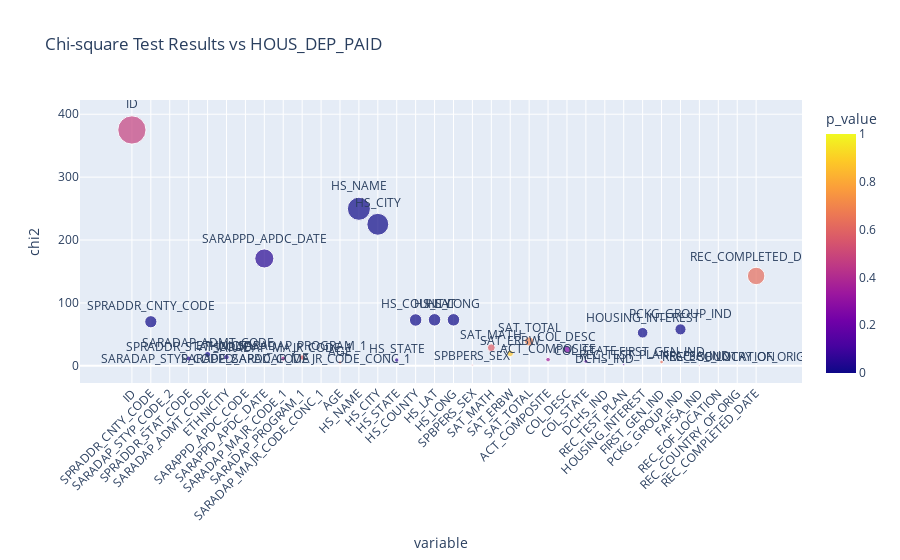

The notebook cell saved with this chart:
### Code cell
import pandas as pd
import plotly.express as px
from scipy.stats import chi2_contingency

# Assuming df is your DataFrame
def chi_square_test(df, y_variable):
    results = []
    for col in df.columns:
        if col != y_variable:
            contingency_table = pd.crosstab(df[col], df[y_variable])
            chi2, p, _, _ = chi2_contingency(contingency_table)
            results.append({'variable': col, 'chi2': chi2, 'p_value': p})
    return pd.DataFrame(results)

# Plotting function
def plot_chi_square_results(df_results):
    fig = px.scatter(df_results, x='variable', y='chi2', text='variable',
                     size='chi2', color='p_value', hover_data=['p_value'],
                     title=f'Chi-square Test Results vs {y_variable}')
    fig.update_traces(textposition='top center')
    fig.update_layout(xaxis_tickangle=-45)
    fig.show()

# Usage Example
# x = df['ETHNICITY']
# y = df['HOUS_DEP_PAID']
y_variable = 'HOUS_DEP_PAID' # Replace with your y variable
df_results = chi_square_test(df, y_variable)
plot_chi_square_results(df_results)

### Figure 1 — Plotly figure (JSON) as saved in the notebook; plotly's stock layout.template omitted (floating-point values rounded to 4 significant figures)
{"data": [{"customdata": [[0.4757], [3.377e-07], [1], [0.0394], [0.00633], [0.0537], [1], [0.05059], [0.4019], [0.5821], [1], [0.6134], [0.0001483], [5.697e-05], [0.05625], [1.193e-07], [7.158e-07], [7.158e-07], [0.5355], [0.5761], [0.8712], [0.6923], [0.3583], [0.257], [0.2044], [1], [0.15], [4.075e-13], [0.6283], [7.58e-12], [0.3618], [0.9177], [0.665], [0.6257]], "hovertemplate": "variable=%{text}<br>chi2=%{marker.size}<br>p_value=%{marker.color}<extra></extra>", "legendgroup": "", "marker": {"color": [0.4757, 3.377e-07, 1, 0.0394, 0.00633, 0.0537, 1, 0.05059, 0.4019, 0.5821, 1, 0.6134, 0.0001483, 5.697e-05, 0.05625, 1.193e-07, 7.158e-07, 7.158e-07, 0.5355, 0.5761, 0.8712, 0.6923, 0.3583, 0.257, 0.2044, 1, 0.15, 4.075e-13, 0.6283, 7.58e-12, 0.3618, 0.9177, 0.665, 0.6257], "coloraxis": "coloraxis", "size": [375, 70.11, 0, 11.68, 17.96, 13.86, 0, 170.7, 11.51, 13.26, 0, 5.383, 249.7, 225.0, 9.202, 72.91, 73.17, 73.17, 1.249, 28.87, 19.81, 38.83, 9.905, 25.88, 7.226, 0, 2.073, 52.61, 6.169, 58.01, 0.8315, 0.1719, 0.1875, 142.9], "sizemode": "area", "sizeref": 0.9375, "symbol": "circle"}, "mode": "markers+text", "name": "", "orientation": "v", "showlegend": false, "text": ["ID", "SPRADDR_CNTY_CODE", "SARADAP_STYP_CODE_2", "SPRADDR_STAT_CODE", "SARADAP_ADMT_CODE", "ETHNICITY", "SARAPPD_APDC_CODE", "SARAPPD_APDC_DATE", "SARADAP_MAJR_CODE_1", "SARADAP_PROGRAM_1", "SARADAP_MAJR_CODE_CONC_1", "AGE", "HS_NAME", "HS_CITY", "HS_STATE", "HS_COUNTY", "HS_LAT", "HS_LONG", "SPBPERS_SEX", "SAT_MATH", "SAT_ERBW", "SAT_TOTAL", "ACT_COMPOSITE", "COL_DESC", "COL_STATE", "DCHS_IND", "REC_TEST_PLAN", "HOUSING_INTEREST", "FIRST_GEN_IND", "PCKG_GROUP_IND", "FAFSA_IND", "REC_EOF_LOCATION", "REC_COUNTRY_OF_ORIG", "REC_COMPLETED_DATE"], "textposition": "top center", "type": "scatter", "x": ["ID", "SPRADDR_CNTY_CODE", "SARADAP_STYP_CODE_2", "SPRADDR_STAT_CODE", "SARADAP_ADMT_CODE", "ETHNICITY", "SARAPPD_APDC_CODE", "SARAPPD_APDC_DATE", "SARADAP_MAJR_CODE_1", "SARADAP_PROGRAM_1", "SARADAP_MAJR_CODE_CONC_1", "AGE", "HS_NAME", "HS_CITY", "HS_STATE", "HS_COUNTY", "HS_LAT", "HS_LONG", "SPBPERS_SEX", "SAT_MATH", "SAT_ERBW", "SAT_TOTAL", "ACT_COMPOSITE", "COL_DESC", "COL_STATE", "DCHS_IND", "REC_TEST_PLAN", "HOUSING_INTEREST", "FIRST_GEN_IND", "PCKG_GROUP_IND", "FAFSA_IND", "REC_EOF_LOCATION", "REC_COUNTRY_OF_ORIG", "REC_COMPLETED_DATE"], "xaxis": "x", "y": [375, 70.11, 0, 11.68, 17.96, 13.86, 0, 170.7, 11.51, 13.26, 0, 5.383, 249.7, 225.0, 9.202, 72.91, 73.17, 73.17, 1.249, 28.87, 19.81, 38.83, 9.905, 25.88, 7.226, 0, 2.073, 52.61, 6.169, 58.01, 0.8315, 0.1719, 0.1875, 142.9], "yaxis": "y"}], "layout": {"coloraxis": {"colorbar": {"title": {"text": "p_value"}}, "colorscale": [[0, "#0d0887"], [0.1111, "#46039f"], [0.2222, "#7201a8"], [0.3333, "#9c179e"], [0.4444, "#bd3786"], [0.5556, "#d8576b"], [0.6667, "#ed7953"], [0.7778, "#fb9f3a"], [0.8889, "#fdca26"], [1, "#f0f921"]]}, "legend": {"itemsizing": "constant", "tracegroupgap": 0}, "title": {"text": "Chi-square Test Results vs HOUS_DEP_PAID"}, "xaxis": {"anchor": "y", "domain": [0, 1], "tickangle": -45, "title": {"text": "variable"}}, "yaxis": {"anchor": "x", "domain": [0, 1], "title": {"text": "chi2"}}}}
